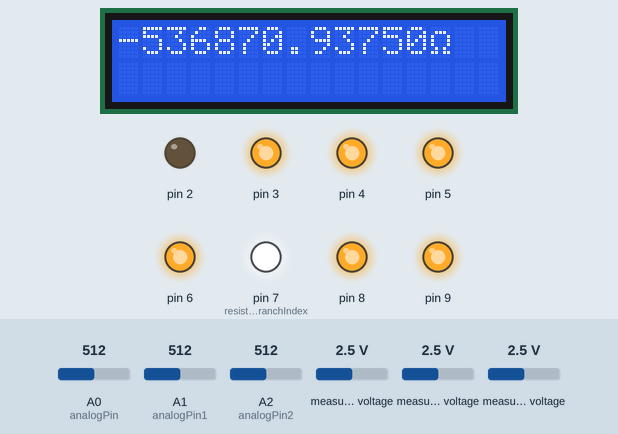
This sketch was run on a simulated Arduino Uno, built with avr-gcc and run on an emulated ATmega328P. Parts: 16×2 character LCD, output pins drawn as LEDs (lit = HIGH). Inputs (shaded band) come from the test bench; at power-on: A1 (analogPin1) = 512, A0 (analogPin) = 512, A2 (analogPin2) = 512, measured voltage 2.5 V. What the sketch prints to the serial monitor is not drawn.

Above: at 2.2 s.
2.3 s: A1 (analogPin1) set to 521
At 3.3 s:
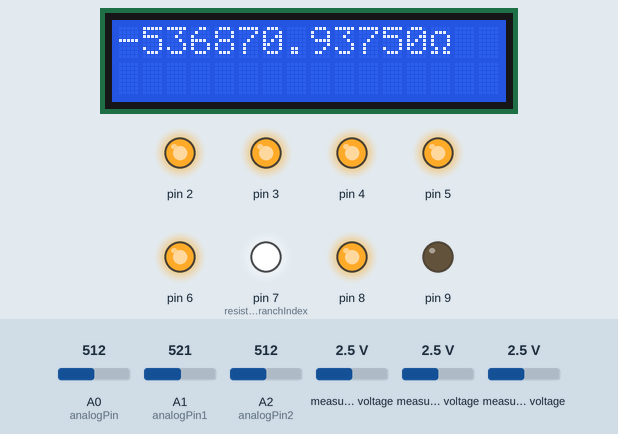
3.8 s: A0 (analogPin) set to 716
At 4.7 s:
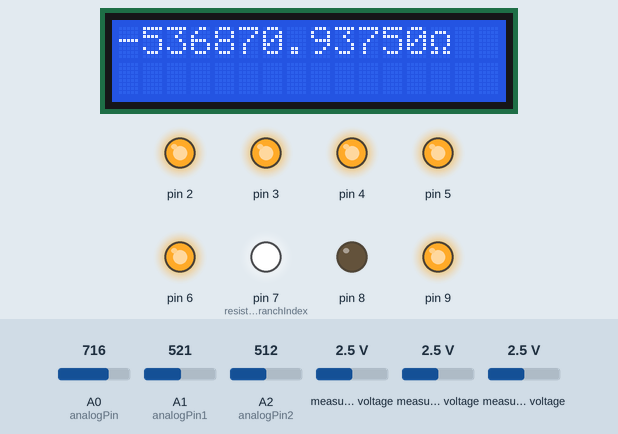
At 5.9 s:
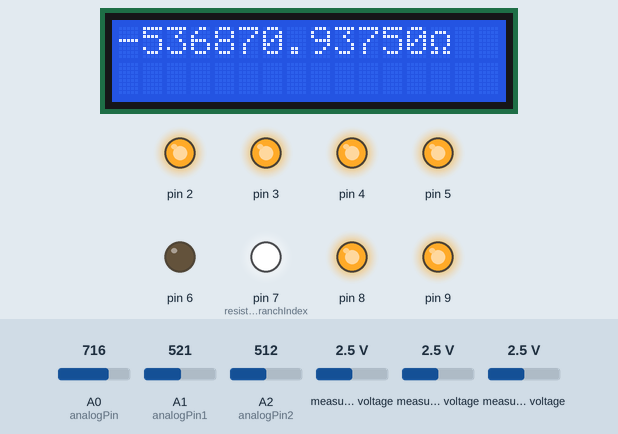
7.1 s: A1 (analogPin1) set to 327
9.5 s: A1 (analogPin1) set to 312
12.8 s: A1 (analogPin1) set to 710
14.3 s: A1 (analogPin1) set to 726
At 15.8 s:
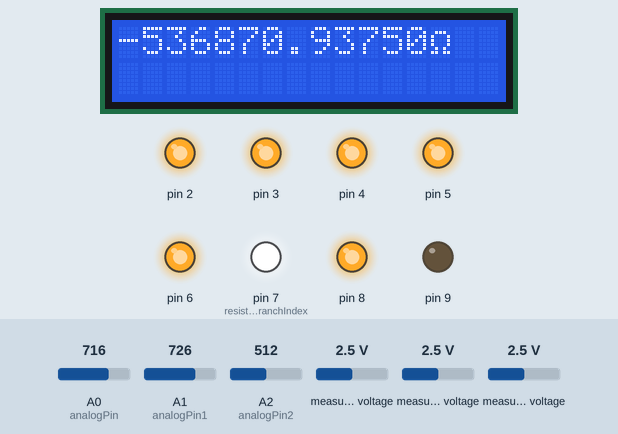
Timing chart, 0 to 17.3 s (numbered marks = the images above; inputs shaded):
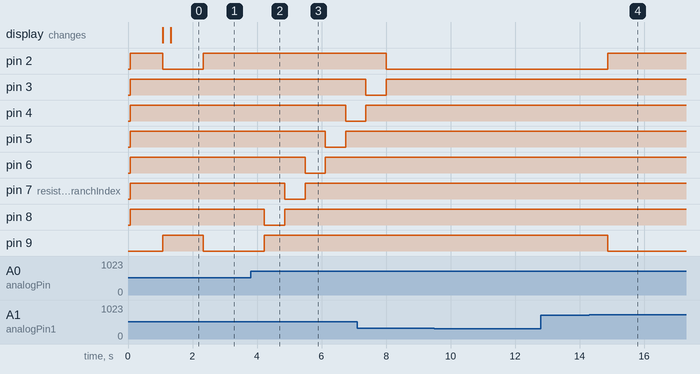

The sketch:

OhmMeter2021.ino
```cpp
#include "Arduino.h"
#include <Wire.h>
#include <string.h>
#include <math.h>
#include <stdio.h>
#include <Adafruit_ADS1015.h>  //Library required for ADS1115 ADC
#include <LiquidCrystal_I2C.h> //Library required for liquid crystal display
Adafruit_ADS1115 ads;  /* Use this for the 16-bit version */
LiquidCrystal_I2C lcd(0x3F, 2, 1, 0, 4, 5, 6, 7, 3, POSITIVE); //Assigns liquid crystal display to arduino pins SDA & SCL(in this design A4 & A5 are used as these two pins respectively)

float analogPin = A0;
float analogPin1 = A1;
float analogPin2 = A2;
float roughSensorValue = 0;          //Values for Rx and ground voltages measured by arduino analog pins
float roughSensorValueGND = 0;
float roughSensorValueSupply = 0;
float roughVoltage;                  //Rx voltage, ground voltage and Rx resistance values determined based on Arduino analog pin(A0 & A1) readings
float roughVoltageGND;
float roughVoltageSupply;
float roughRx;
float multiplier = 0.0001875F;       //ADC reading multiplied by this value gives the output in volts (this value changes with the ACD gain level)
float adc0V, adc1V, adc2V, adc3V;    //Voltages for single ended readings from ADC
float voltage = 0.0;                 //Voltage for differential across Rx from ADC
float Rx = 0;                        //Resistance of resistor being measured
float displayedRx = 0;               //Reading for measured resistance displayed on LCD screen
int powerRx = 7;                     //The next power of 10 above the measurement for resistance Rx
float resolutionCountsRx = 4000;     //Number of counts in resolution for resistance reading displayed on LCD screen
int digitsDisplayedRx = 5;           //Number of digits required to display reading with a resolution of 4000 counts
float RxLimit = 10000000;            //Maximum value device is attempting to measure
float R0 = 99.9;//true value         //Resistances of branch resistors or Ri resistors
float R1 = 328.2;//true value
float R2 = 994.0;//true value
float R3 = 3289.0;//true value
float R4 = 9890.0;//true value
float R5 = 32840.0;//true value
float R6 = 99300.0;//true value
float R7 = 329300.0;//true value
float RArray[8] = {R0, R1, R2, R3, R4, R5, R6, R7};
float Ri = R7;                       //Resistance of resistor scale initially set to highest level
int resistorBranchIndex = 7;         //Index of relay branch currently shorted
float RDiff;                         //Difference between measured roughRx resistance and resistance of Ri branch resistor

//ohm sign
byte ohmSymbol[8] = {
  B00000,
  B01110,
  B10001,
  B10001,
  B10001,
  B01010,
  B11011,
  B00000
};

//Rough measurements for voltage across Rx and voltage at ground taken using Arduino analog pins A0 & A1
void readArduinoAnalog() {
  roughSensorValue = analogRead(analogPin);                             //Read the input between Rx(measured resistance) and Ri(branch resistance) using Arduino A0 pin
  roughSensorValueGND = analogRead(analogPin1);                         //Read the input at GND using Arduino A1 pin
  roughSensorValueSupply = analogRead(analogPin2);                      //Read the input at VDD using Arduino A2 pin
  roughVoltageGND = roughSensorValueGND * (5.0 / 1023.0);               //GND voltage calculated based on Arduino analog pins
  roughVoltage = (roughSensorValue * (5.0 / 1023.0)) - roughVoltageGND; //Voltage across Rx calculated based on Arduino analog pins
  roughVoltageSupply = roughSensorValueSupply * (5.0 / 1023.0);         //Supply or VDD voltage calculated based on Arduino analog pins
  roughRx = Ri / ((5.0 / roughVoltage) - 1);                            //Rx resistance calculated based on Arduino analog pin readings
}

//Hardware set to its initial state when meter is switched on
void setup()
{
  lcd.backlight();                //Liquid crystal display backlight turned on
  Serial.begin(9600);             //Setup serial
  lcd.begin(16, 2);               //Liquid crystal display initialized with the proper dimensions
  lcd.print("WELCOHM!");
  Serial.println("WELCOHM!");
  pinMode(9, OUTPUT);
  digitalWrite(9, LOW);           //R7 relay set to LOW(short) initially
  pinMode(8, OUTPUT);
  digitalWrite(8, HIGH);          //Other relays set to HIGH(open) initially
  pinMode(7, OUTPUT);
  digitalWrite(7, HIGH);
  pinMode(6, OUTPUT);
  digitalWrite(6, HIGH);
  pinMode(5, OUTPUT);
  digitalWrite(5, HIGH);
  pinMode(4, OUTPUT);
  digitalWrite(4, HIGH);
  pinMode(3, OUTPUT);
  digitalWrite(3, HIGH);
  pinMode(2, OUTPUT);
  digitalWrite(2, HIGH);

  // The ADC input range (or gain) can be changed via the following
  // functions, but be careful never to exceed VDD +0.3V max, or to
  // exceed the upper and lower limits if you adjust the input range!
  // Setting these values incorrectly may destroy your ADC!
  //                                                       ADS1015          ADS1115
  //                                                       -------          -------
  ads.setGain(GAIN_TWOTHIRDS);  // 2/3x gain +/- 6.144V  1 bit = 3mV      0.1875mV (default)
  //ads.setGain(GAIN_ONE);        // 1x gain   +/- 4.096V  1 bit = 2mV      0.125mV
  //ads.setGain(GAIN_TWO);        // 2x gain   +/- 2.048V  1 bit = 1mV      0.0625mV
  //ads.setGain(GAIN_FOUR);       // 4x gain   +/- 1.024V  1 bit = 0.5mV    0.03125mV
  //ads.setGain(GAIN_EIGHT);      // 8x gain   +/- 0.512V  1 bit = 0.25mV   0.015625mV
  //ads.setGain(GAIN_SIXTEEN);    // 16x gain  +/- 0.256V  1 bit = 0.125mV  0.0078125mV

  lcd.createChar(1, ohmSymbol); //Initialize ohm symbol

  delay(1000);

  lcd.clear();
}

//Main loop starts
void loop()
{
  int16_t adc0, adc1, adc2, adc3;    //Single ended readings from ADC
  int16_t voltReading;               //Reading for differential across Rx from ADC

  readArduinoAnalog();                       //Rough voltages taken using Arduino analog pins

  if (roughRx < 0 or roughRx > RxLimit) {    //If the resistance value calculated is negative or above the limit, the meter shifts to the largest resistance branch
    resistorBranchIndex = 7;
  } else {
    RDiff = INFINITY;                        //Difference between rough value of Rx and value of Ri is set to infinity and next will be decreased from there
    resistorBranchIndex = 0;

    for (int i = 0; i < 8; i++) {            //Rough value of Rx is cycled through all resistor branches until the closest one is found
      if (abs(roughRx - RArray[i]) < RDiff) {
        RDiff = abs(roughRx - RArray[i]);
        resistorBranchIndex = i;
      }
    }
  }
    //resistorBranchIndex = 0;  //Override Ri branch selection if one is calibrating a particular branch
    //resistorBranchIndex = 1;
    //resistorBranchIndex = 2;
    //resistorBranchIndex = 3;
    //resistorBranchIndex = 4;
    //resistorBranchIndex = 5;
    //resistorBranchIndex = 6;
    //resistorBranchIndex = 7;

  for (int i = 0; i < 8; i++) {               //Relays not connected to the resistor branch closest in resistance to Rx are set to open circuit
    if (i != resistorBranchIndex) {
      digitalWrite(i + 2, HIGH);
    }
  }

  digitalWrite(resistorBranchIndex + 2, LOW); //Relay connected to resistor branch closest in resistance to Rx set to closed circuit
  Ri = RArray[resistorBranchIndex];           //Ri variable set to the value of resistor that is now in series with Rx

  delay(100);

  readArduinoAnalog();                        //Retake rough voltages now that the correct scale has been set

  voltReading = ads.readADC_Differential_0_1(); //Differential reading taken by ADC between ports 0 and 1
  voltage = voltReading * multiplier;           //ADC differential reading between ports 0 and 1 converted to volts

  //adc0 = ads.readADC_SingleEnded(0);          //Single ended ADC readings taken
  //adc1 = ads.readADC_SingleEnded(1);
  //adc2 = ads.readADC_SingleEnded(2);
  //adc3 = ads.readADC_SingleEnded(3);

  //adc0V = (float)adc0 * multiplier;           //Single ended ADC readings converted to volts
  //adc1V = (float)adc1 * multiplier;
  //adc2V = (float)adc2 * multiplier;
  //adc3V = (float)adc3 * multiplier;

  delay(100);

  adc2 = ads.readADC_SingleEnded(2); //ADC reading taken at port 2 connected to +5 to measure the supply
  adc2V = (float)adc2 * multiplier;  //Supply voltage determined based on ADC reading at port 2

  Rx = Ri / ((adc2V / voltage) - 1); //Voltage divider equation used to solve for Rx
  Serial.print("Resistance before adjustment: "); Serial.print(Rx, 10); Serial.println(" Ohm"); //Resistance reading prior to adjustment printed to serial

  if (resistorBranchIndex == 7){ //Rx measurements for each Ri scale adjusted by polynomial regression adjustment function generated through the calibration process
    Rx = Rx + (5.3223750858051280 * pow(10,3) + -2.4281582980199931 * pow(10,-2) * Rx + 1.3858975736226595 * pow(10,-7) * pow(Rx,2) + -4.2059331915537060 * pow(10,-15) * pow(Rx,3) + 4.1271826356625583 * pow(10,-21) * pow(Rx,4));
    } else if (resistorBranchIndex == 6){
      Rx = Rx + (2.1238142565083130 * pow(10,4) + -8.2090219791235153 * pow(10,-1) * Rx + 1.1372997600431447 * pow(10,-5) * pow(Rx,2) + -6.4352245140838588 * pow(10,-11) * pow(Rx,3) + 1.3027891620169220 * pow(10,-16) * pow(Rx,4));
    } else if (resistorBranchIndex == 5){
      Rx = Rx + (-2.6682837895516827 * pow(10,3) + 2.9802012919653392 * pow(10,-1) * Rx + -1.1318873407960057 * pow(10,-5) * pow(Rx,2) + 1.8436711714578837 * pow(10,-10) * pow(Rx,3) + -1.0526126447491875 * pow(10,-15) * pow(Rx,4));
    } else if (resistorBranchIndex == 4){
      Rx = Rx + (-1.2990448466433213 * pow(10,2) + 4.8829867274151485 * pow(10,-2) * Rx + -6.2831774966867742 * pow(10,-6) * pow(Rx,2) + 3.6590517360171962 * pow(10,-10) * pow(Rx,3) + -7.2182993976645724 * pow(10,-15) * pow(Rx,4));
    } else if (resistorBranchIndex == 3){
      Rx = Rx + (-3.0645335973349188 * pow(10,2) + 3.3322808339874338 * pow(10,-1) * Rx + -1.2823237430990934 * pow(10,-4) * pow(Rx,2) + 2.0934500325115132 * pow(10,-8) * pow(Rx,3) + -1.2262451315039650 * pow(10,-12) * pow(Rx,4));
    } else if (resistorBranchIndex == 2){
      Rx = Rx + (3.8050144267716369 * pow(10,1) + -1.2341715053441385 * pow(10,-1) * Rx + 1.3788516929628944 * pow(10,-4) * pow(Rx,2) + -6.0023327366530932 * pow(10,-8) * pow(Rx,3) + 8.9429964326831901 * pow(10,-12) * pow(Rx,4));
    } else if (resistorBranchIndex == 1){
      Rx = Rx + (-3.0171211611623892 * pow(10,1) + 3.1041927275360964 * pow(10,-1) * Rx + -1.1679559388185310 * pow(10,-3) * pow(Rx,2) + 1.8440343171380762 * pow(10,-6) * pow(Rx,3) + -1.0616325389725969 * pow(10,-9) * pow(Rx,4));
    } else if (resistorBranchIndex == 0){
      Rx = Rx + (-1.0087015799543466 * pow(10,0) + 4.0743320497918902 * pow(10,-3) * Rx + -8.1469322428050719 * pow(10,-5) * pow(Rx,2) + 6.9157686317257333 * pow(10,-7) * pow(Rx,3) + -1.6912410018321967 * pow(10,-9) * pow(Rx,4));
    }

  Serial.print("Resistance: "); Serial.print(Rx, 10); Serial.println(" Ohm"); //Resistance reading after adjustment printed to serial

  powerRx = ceil(log10(Rx));                                                                                                         //The next power of 10 above the measurement for Rx
  displayedRx = (pow(10, powerRx) / resolutionCountsRx) * round(Rx / (pow(10, powerRx) / resolutionCountsRx));                       //Measured resistance is rounded to a resolution of 4000 counts to be displayed on LCD screen

  lcd.clear(); //Clears screen so new value can be displayed

  if (Rx >= 1000000) {
    float displayedRxM = displayedRx / 1000000.0;
        if (Rx >= (RxLimit * 1.1)) {                                                                                                 //Some leeway is given for readings marginally too high and they are still displayed to the user
          lcd.print("OVER LIMIT");                                                                                                   //When the measured resistance is well above the limit of 10 Mohm the user is notified
          } else {
            lcd.print(displayedRxM, abs(powerRx - digitsDisplayedRx - 6)); lcd.print(" M"); lcd.write(1);                            //Resistance reading displayed on LCD in Mohm Range
  }
    Serial.print("Resistance on LCD: "); Serial.print(displayedRxM, abs(powerRx - digitsDisplayedRx - 6)); Serial.println(" Mohm");
  } else if (Rx >= 1000) {
    float displayedRxK = displayedRx / 1000.0;
    lcd.print(displayedRxK, abs(powerRx-digitsDisplayedRx - 3)); lcd.print(" k"); lcd.write(1);                                      //Resistance reading displayed on LCD in Kohm Range
    Serial.print("Resistance on LCD: "); Serial.print(displayedRxK, abs(powerRx-digitsDisplayedRx - 3)); Serial.println(" kohm");
  } else {
    lcd.print(displayedRx, abs(powerRx-digitsDisplayedRx)); lcd.write(1);                                                            //Resistance reading displayed on LCD in Ohm Range
    Serial.print("Resistance on LCD: "); Serial.print(displayedRx, abs(powerRx-digitsDisplayedRx)); Serial.println(" ohm");
  }

  Serial.print("Rough Resistance: "); Serial.print(roughRx, 5); Serial.println(" Ohm"); //Outputs and variables printed to serial
  Serial.print("Voltage: "); Serial.print(voltage, 5); Serial.println(" Volts");
  Serial.print("Rough Voltage: "); Serial.print(roughVoltage, 5); Serial.println(" Volts");
  Serial.print("Supply Voltage: "); Serial.print(adc2V, 5); Serial.println(" Volts");
  Serial.print("Rough Supply Voltage: "); Serial.print(roughVoltageSupply, 5); Serial.println(" Volts");
  Serial.print("Rough Ground Voltage: "); Serial.print(roughVoltageGND, 5); Serial.println(" Volts");
  Serial.print("Ri Resistor Branch Index: "); Serial.println(resistorBranchIndex);
  Serial.print("Ri Branch Resistance: "); Serial.print(Ri);  Serial.println(" Ohm");
  Serial.println();

  delay(100);
}
```

Measured:
- the behaviour switches between 512 and 513 on A1 (analogPin1) (found by bisection; images 0 and 1)
- the behaviour switches between 716 and 717 on A1 (analogPin1) (found by bisection; images 3 and 4)
- after the input at 2.3 s, pin 2: LOW → HIGH at once; pin 9: HIGH → LOW at once
- after the input at 3.8 s, pin 4: HIGH → LOW after 3.0 s; pin 5: HIGH → LOW after 2.3 s, → HIGH 0.63 s later; pin 6: HIGH → LOW after 1.7 s, → HIGH 0.63 s later; pin 7 (resistorBranchIndex): HIGH → LOW after 1.1 s, → HIGH 0.63 s later; pin 8: HIGH → LOW after 0.43 s, → HIGH 0.63 s later
- after the input at 9.5 s, every drawn part: stays the same
- after the input at 12.8 s, every drawn part: stays the same
- after the input at 14.3 s, pin 2: LOW → HIGH after 0.58 s; pin 9: HIGH → LOW after 0.58 s
